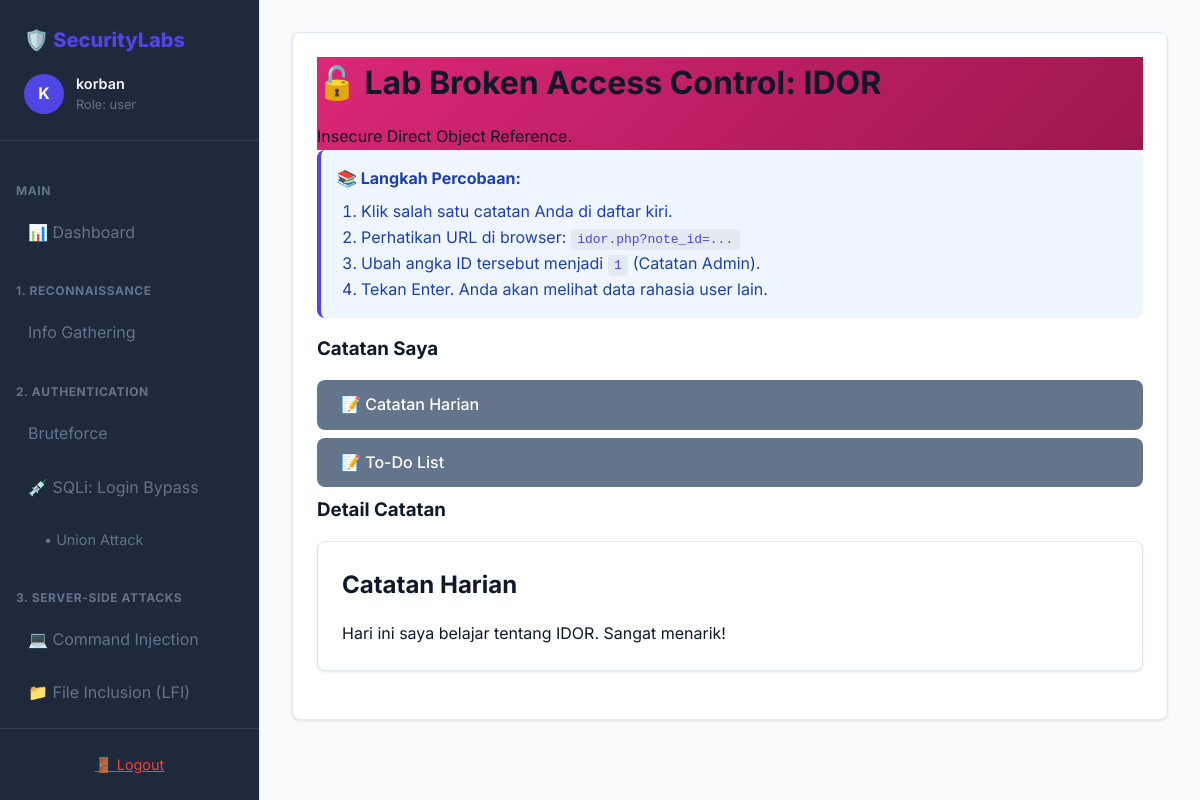
Page /idor.php?note_id=2 (signed in) on the committed database.
### tables this page shows
CREATE TABLE IF NOT EXISTS `notes` (
  `id` int(11) NOT NULL AUTO_INCREMENT,
  `user_id` int(11) NOT NULL,
  `title` varchar(100) NOT NULL,
  `content` text NOT NULL,
  PRIMARY KEY (`id`),
  FOREIGN KEY (`user_id`) REFERENCES `users`(`id`) ON DELETE CASCADE
);

### idor.php (the view, shortened to what this page needs)
<?php
include 'db.php';
include 'includes/header.php';
?>
<div class="card">
    <div class="module-header" style="background: linear-gradient(135deg, #db2777, #9d174d);">
        <h1>🔓 Lab Broken Access Control: IDOR</h1>
        <p>Insecure Direct Object Reference.</p>
    </div>
    <div class="alert alert-info">
        <strong>📚 Langkah Percobaan:</strong>
        <ol style="margin-left: 1.5rem; margin-top: 0.5rem;">
            <li>Klik salah satu catatan Anda di daftar kiri.</li>
            <li>Perhatikan URL di browser: <code>idor.php?note_id=...</code></li>
            <li>Ubah angka ID tersebut menjadi <code>1</code> (Catatan Admin).</li>
            <li>Tekan Enter. Anda akan melihat data rahasia user lain.</li>
        </ol>
    </div>
    <div class="grid-2">
        <div>
            <h3>Catatan Saya</h3>
            <ul style="list-style: none; padding: 0;">
                <?php
                $my_id = $_SESSION['user_id'];
                $result = mysqli_query($conn, "SELECT * FROM notes WHERE user_id = $my_id");
                while ($row = mysqli_fetch_assoc($result)) {
                    echo "<li style='margin-bottom: 0.5rem;'>";
                    echo "<a href='idor.php?note_id=" . $row['id'] . "' class='btn btn-secondary' style='width: 100%; text-align: left;'>📝 " . htmlspecialchars($row['title']) . "</a>";
                    echo "</li>";
                }
                ?>
            </ul>
        </div>
        <div>
            <h3>Detail Catatan</h3>
            <?php
            if (isset($_GET['note_id'])) {
                $id = $_GET['note_id'];
                $detail = mysqli_query($conn, "SELECT * FROM notes WHERE id = $id");
                $note = mysqli_fetch_assoc($detail);
                if ($note) {
                    echo "<div class='card'>";
                    echo "<h2>" . htmlspecialchars($note['title']) . "</h2>";
                    echo "<p>" . htmlspecialchars($note['content']) . "</p>";
                    echo "</div>";
                } else {
                    echo "<div class='card'><p>Catatan tidak ditemukan!</p></div>";
                }
            } else {
                echo "<p class='text-muted'>Pilih catatan di samping.</p>";
            }
            ?>
        </div>
    </div>
</div>
<?php include 'includes/footer.php'; ?>

### assets/css/style.css (style rules this page uses)
:root { --primary: #4f46e5; --primary-hover: #4338ca; --secondary: #64748b; --background: #f8fafc; --surface: #ffffff; --text: #0f172a; --text-muted: #64748b; --border: #e2e8f0; --success: #10b981; --danger: #ef4444; --warning: #f59e0b; --radius: 8px; --sidebar-width: 260px; --sidebar-bg: #1e293b; --sidebar-text: #f1f5f9; }
* { box-sizing: border-box; margin: 0; padding: 0; }
body { font-family: 'Inter', system-ui, sans-serif; background-color: var(--background); color: var(--text); line-height: 1.6; display: flex; min-height: 100vh; }
.card { background: var(--surface); border-radius: var(--radius); padding: 1.5rem; box-shadow: 0 1px 3px rgba(0,0,0,0.1); margin-bottom: 1.5rem; border: 1px solid var(--border); }
.btn { display: inline-block; padding: 0.75rem 1.5rem; background-color: var(--primary); color: white; text-decoration: none; border-radius: var(--radius); font-weight: 500; border: none; cursor: pointer; transition: background 0.2s; }
.btn-secondary { background-color: var(--secondary); }
h1, h2, h3, h4 { margin-bottom: 1rem; color: var(--text); }
.alert { padding: 1rem; border-radius: var(--radius); margin-bottom: 1rem; border-left: 4px solid; }
.alert-info { background: #eff6ff; border-color: var(--primary); color: #1e40af; }
code { font-family: monospace; background: rgba(0,0,0,0.05); padding: 0.2rem 0.4rem; border-radius: 4px; color: var(--primary); }

### rows in the picture
notes: title "Catatan Harian", content "Hari ini saya belajar tentang IDOR. Sangat menarik!"
notes: title "To-Do List"

### other values in the picture
substr($_SESSION['username'] ?? 'G', 0, 1) "K"
$_SESSION['username'] "korban"
$_SESSION['role'] "user"
